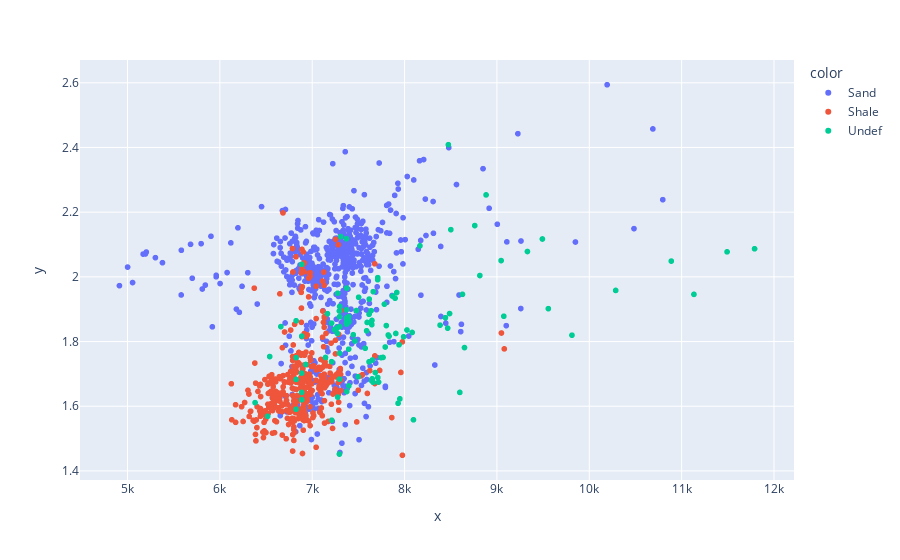

The notebook cell saved with this chart:
### Code cell
fig = px.scatter(x=X_train['AI'].values,y=X_train['VpVs Ratio'].values,color=clf.predict(X_train.values))
fig.show()

### Figure 1 — Plotly figure (JSON) as saved in the notebook; plotly's stock layout.template omitted (floating-point values rounded to 4 significant figures; data arrays with more than 128 entries replaced by an {"elided": "..."} marker saying what was removed)
{"data": [{"hovertemplate": "color=Sand<br>x=%{x}<br>y=%{y}<extra></extra>", "legendgroup": "Sand", "marker": {"color": "#636efa", "symbol": "circle"}, "mode": "markers", "name": "Sand", "showlegend": true, "type": "scattergl", "x": {"elided": "685 float values"}, "xaxis": "x", "y": {"elided": "685 float values"}, "yaxis": "y"}, {"hovertemplate": "color=Shale<br>x=%{x}<br>y=%{y}<extra></extra>", "legendgroup": "Shale", "marker": {"color": "#EF553B", "symbol": "circle"}, "mode": "markers", "name": "Shale", "showlegend": true, "type": "scattergl", "x": {"elided": "383 float values"}, "xaxis": "x", "y": {"elided": "383 float values"}, "yaxis": "y"}, {"hovertemplate": "color=Undef<br>x=%{x}<br>y=%{y}<extra></extra>", "legendgroup": "Undef", "marker": {"color": "#00cc96", "symbol": "circle"}, "mode": "markers", "name": "Undef", "showlegend": true, "type": "scattergl", "x": [7274.0, 6886.0, 7781.0, 8474.0, 7396.0, 7645.0, 6517.0, 6381.0, 8760.0, 11130.0, 7144.0, 7371.0, 9075.0, 7574.0, 7660.0, 6930.0, 7273.0, 7165.0, 7930.0, 7275.0, 6540.0, 7949.0, 7497.0, 8096.0, 7638.0, 7589.0, 7373.0, 6887.0, 9046.0, 7719.0, 7210.0, 7374.0, 8487.0, 7479.0, 7398.0, 6825.0, 8467.0, 7295.0, 7823.0, 7710.0, 7615.0, 7897.0, 7372.0, 7745.0, 7373.0, 10290.0, 7294.0, 7296.0, 7940.0, 7616.0, 8882.0, 7649.0, 7395.0, 7767.0, 7297.0, 7503.0, 9492.0, 7462.0, 8166.0, 8649.0, 7211.0, 7295.0, 7295.0, 7915.0, 7661.0, 7297.0, 10890.0, 7309.0, 11490.0, 7645.0, 7709.0, 7210.0, 8442.0, 8815.0, 7371.0, 6825.0, 7647.0, 7905.0, 7371.0, 9813.0, 8026.0, 9331.0, 9557.0, 8384.0, 7594.0, 7710.0, 8082.0, 7397.0, 8598.0, 6886.0, 7832.0, 7275.0, 8627.0, 7652.0, 7617.0, 6886.0, 6826.0, 7791.0, 6886.0, 6825.0, 7682.0, 7444.0, 7242.0, 7802.0, 7242.0, 6661.0, 7871.0, 7373.0, 8501.0, 7395.0, 11790.0, 7989.0], "xaxis": "x", "y": [1.843, 1.62, 1.915, 2.409, 1.861, 1.852, 1.569, 1.611, 2.158, 1.946, 1.751, 2.118, 1.878, 1.779, 1.674, 1.729, 1.825, 1.886, 1.609, 1.949, 1.754, 1.623, 1.691, 1.558, 1.896, 1.833, 1.965, 1.817, 2.05, 1.675, 1.857, 1.645, 1.886, 1.896, 1.863, 1.75, 1.841, 1.684, 1.82, 1.998, 1.737, 1.934, 1.873, 1.75, 1.868, 1.958, 1.894, 1.846, 1.79, 1.884, 2.253, 1.685, 1.877, 1.751, 1.908, 1.937, 2.117, 1.802, 2.096, 1.781, 1.557, 1.877, 1.452, 1.952, 1.954, 1.764, 2.049, 2.125, 2.077, 1.679, 1.991, 1.738, 1.874, 2.004, 1.898, 1.683, 1.865, 1.825, 1.858, 1.82, 1.836, 2.078, 1.902, 1.851, 1.859, 1.689, 1.828, 1.663, 1.643, 2.039, 1.816, 1.628, 1.946, 1.743, 1.931, 1.702, 1.864, 1.783, 1.643, 1.591, 1.704, 1.821, 1.838, 1.849, 1.836, 1.846, 1.94, 1.854, 2.146, 1.776, 2.087, 1.815], "yaxis": "y"}], "layout": {"legend": {"title": {"text": "color"}, "tracegroupgap": 0}, "margin": {"t": 60}, "xaxis": {"anchor": "y", "domain": [0, 1], "title": {"text": "x"}}, "yaxis": {"anchor": "x", "domain": [0, 1], "title": {"text": "y"}}}}
